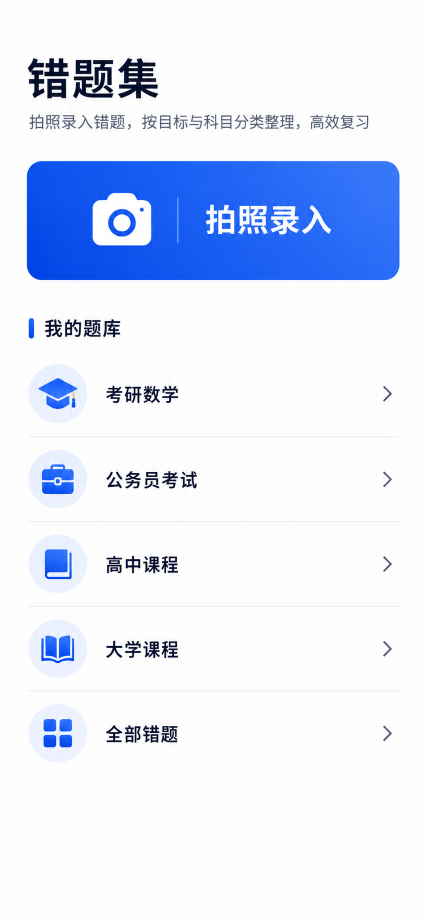
#> input picture app/reference/selected-design.png, 853 x 1844 px (shown at 1/2 size)
$ python compose-qa.py
#> lines starting #> are read from the running program, lines starting #| are printed output that depends on the picture
from pathlib import Path

from PIL import Image, ImageOps


root = Path(__file__).resolve().parents[1]
source = Image.open(root / "reference" / "selected-design.png").convert("RGB")
#> source is the input picture: PIL image 853x1844 RGB; mean R, G, B 223.2, 230.9, 247.9
implementation = Image.open(root / "qa" / "home-implementation.png").convert("RGB")
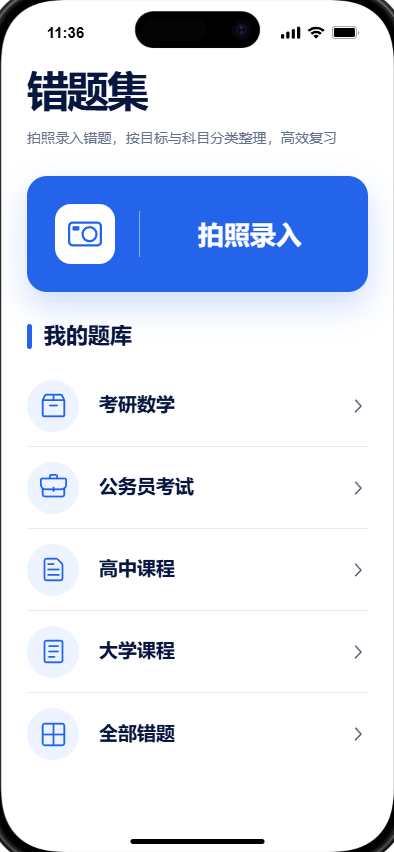
#> input picture app/qa/home-implementation.png, 394 x 852 px
#> implementation is the input picture: PIL image 394x852 RGB; mean R, G, B 216.8, 224.6, 241

target_size = (393, 852)
normalized_source = ImageOps.fit(source, target_size, method=Image.Resampling.LANCZOS)
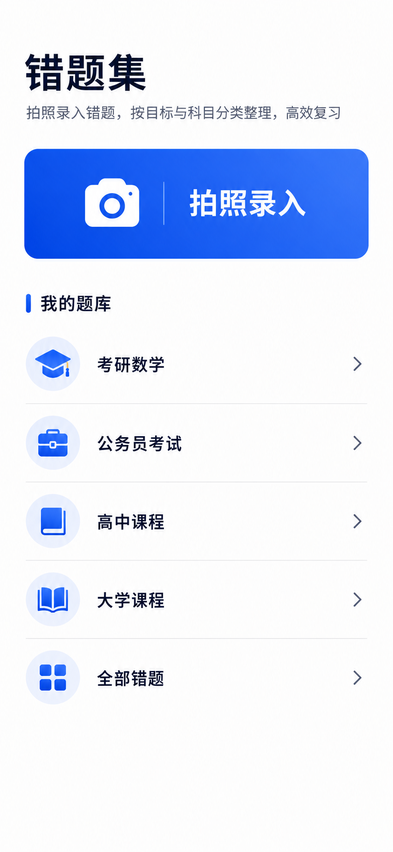
#> normalized_source: PIL image 393x852 RGB; mean R, G, B 223.1, 230.8, 247.8
normalized_source.save(root / "qa" / "home-source-normalized.png")

gap = 18
comparison = Image.new("RGB", (target_size[0] * 2 + gap, target_size[1]), "#dbe2ee")
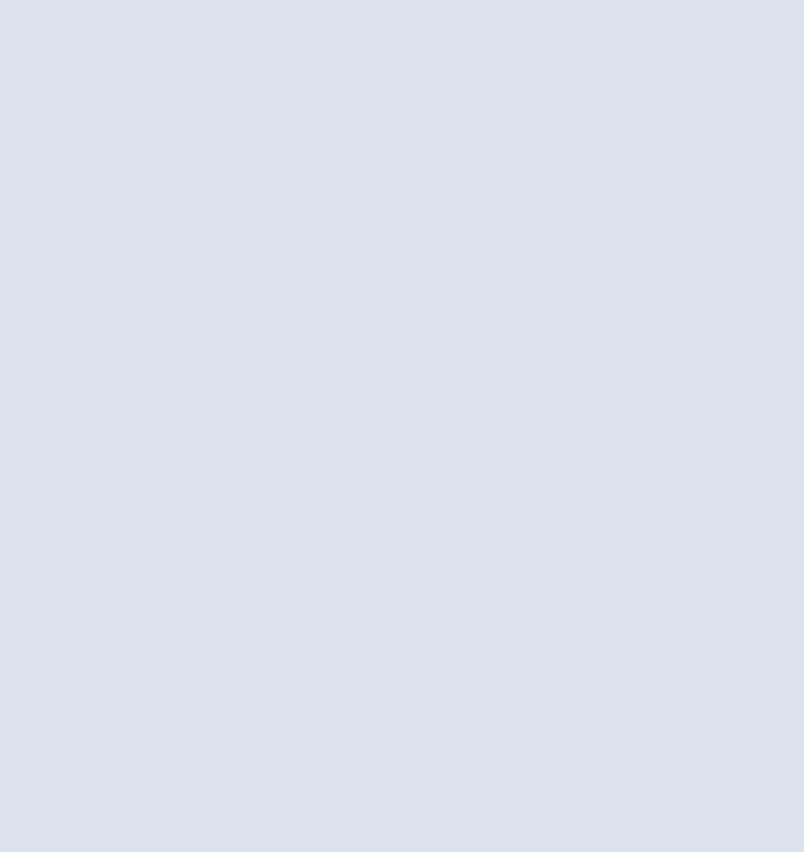
#> comparison: PIL image 804x852 RGB; mean R, G, B 219, 226, 238
comparison.paste(normalized_source, (0, 0))
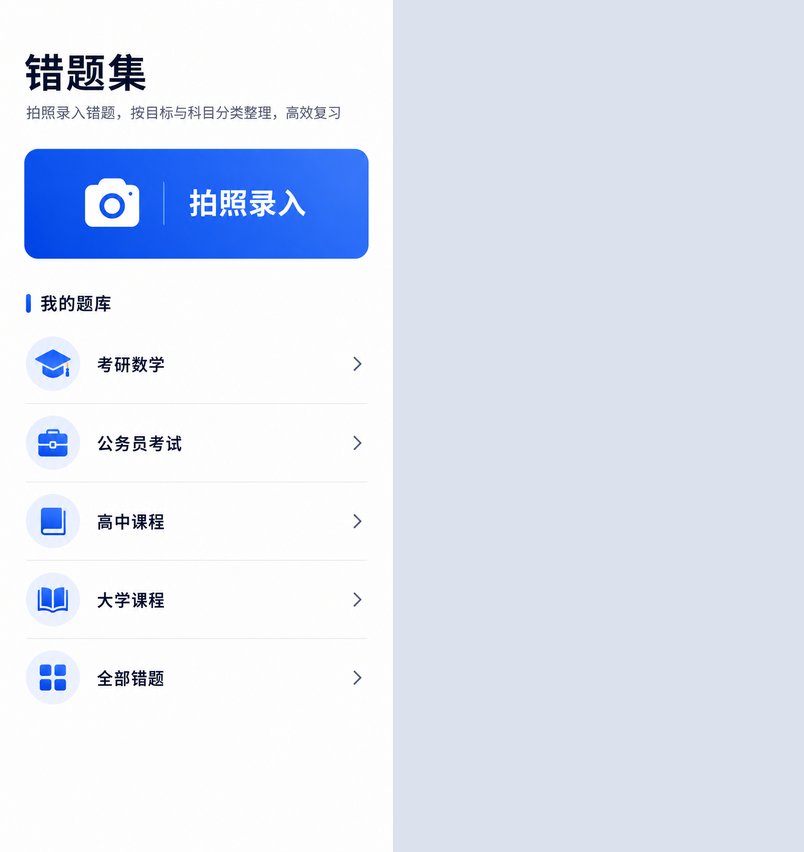
#> comparison: PIL image 804x852 RGB; mean R, G, B 221, 228.3, 242.8
comparison.paste(implementation, (target_size[0] + gap, 0))
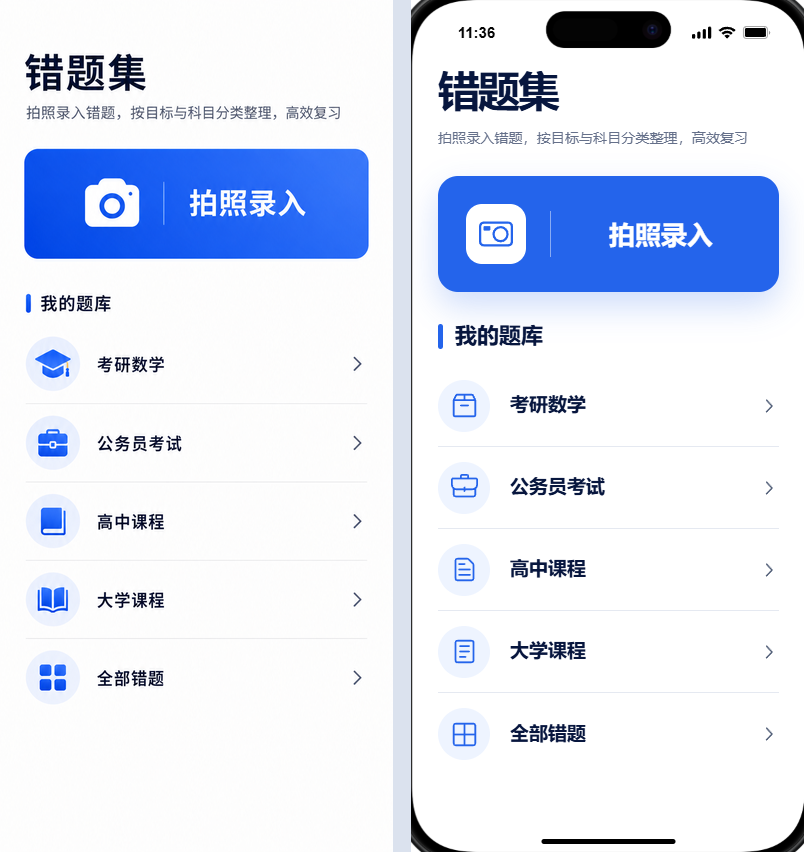
#> comparison: PIL image 804x852 RGB; mean R, G, B 220, 227.7, 244.3
comparison.save(root / "qa" / "home-comparison.png")
